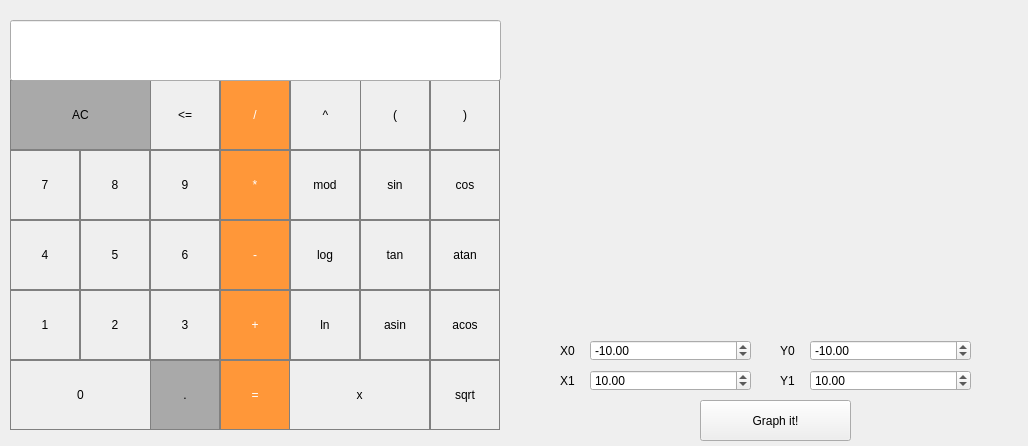
<?xml version="1.0" encoding="UTF-8"?>
<ui version="4.0">
 <class>MainWindow</class>
 <widget class="QMainWindow" name="MainWindow">
  <property name="geometry">
   <rect>
    <x>0</x>
    <y>0</y>
    <width>1028</width>
    <height>446</height>
   </rect>
  </property>
  <property name="windowTitle">
   <string>MainWindow</string>
  </property>
  <property name="autoFillBackground">
   <bool>false</bool>
  </property>
  <widget class="QWidget" name="centralwidget">
   <widget class="QPushButton" name="pushButton_AC">
    <property name="enabled">
     <bool>true</bool>
    </property>
    <property name="geometry">
     <rect>
      <x>10</x>
      <y>80</y>
      <width>141</width>
      <height>70</height>
     </rect>
    </property>
    <property name="styleSheet">
     <string notr="true">QPushButton {
  background-color: rgb(169, 169, 169);
  border: 1px solid gray;
}
QPushButton:pressed {
    background-color: qlineargradient(x1: 0, y1: 0, x2: 0, y2: 1,
                                      stop: 0 #BEBEBE, stop: 1 #D7D7D7);
}</string>
    </property>
    <property name="text">
     <string>AC</string>
    </property>
   </widget>
   <widget class="QPushButton" name="pushButton_pow">
    <property name="enabled">
     <bool>true</bool>
    </property>
    <property name="geometry">
     <rect>
      <x>290</x>
      <y>80</y>
      <width>71</width>
      <height>70</height>
     </rect>
    </property>
    <property name="styleSheet">
     <string notr="true">QPushButton {
   border: 1px solid gray;
}
QPushButton:pressed {
    background-color: qlineargradient(x1: 0, y1: 0, x2: 0, y2: 1,
                                      stop: 0 #dadbde, stop: 1 #f6f7fa);
}</string>
    </property>
    <property name="text">
     <string>^</string>
    </property>
   </widget>
   <widget class="QPushButton" name="pushButton_mod">
    <property name="enabled">
     <bool>true</bool>
    </property>
    <property name="geometry">
     <rect>
      <x>290</x>
      <y>150</y>
      <width>70</width>
      <height>70</height>
     </rect>
    </property>
    <property name="styleSheet">
     <string notr="true">QPushButton {
   border: 1px solid gray;
}
QPushButton:pressed {
    background-color: qlineargradient(x1: 0, y1: 0, x2: 0, y2: 1,
                                      stop: 0 #dadbde, stop: 1 #f6f7fa);
}</string>
    </property>
    <property name="text">
     <string>mod</string>
    </property>
   </widget>
   <widget class="QPushButton" name="pushButton_8">
    <property name="enabled">
     <bool>true</bool>
    </property>
    <property name="geometry">
     <rect>
      <x>80</x>
      <y>150</y>
      <width>70</width>
      <height>70</height>
     </rect>
    </property>
    <property name="styleSheet">
     <string notr="true">QPushButton {
   border: 1px solid gray;
}
QPushButton:pressed {
    background-color: qlineargradient(x1: 0, y1: 0, x2: 0, y2: 1,
                                      stop: 0 #dadbde, stop: 1 #f6f7fa);
}</string>
    </property>
    <property name="text">
     <string>8</string>
    </property>
   </widget>
   <widget class="QPushButton" name="pushButton_7">
    <property name="enabled">
     <bool>true</bool>
    </property>
    <property name="geometry">
     <rect>
      <x>10</x>
      <y>150</y>
      <width>70</width>
      <height>70</height>
     </rect>
    </property>
    <property name="styleSheet">
     <string notr="true">QPushButton {
   border: 1px solid gray;
}
QPushButton:pressed {
    background-color: qlineargradient(x1: 0, y1: 0, x2: 0, y2: 1,
                                      stop: 0 #dadbde, stop: 1 #f6f7fa);
}</string>
    </property>
    <property name="text">
     <string>7</string>
    </property>
   </widget>
   <widget class="QPushButton" name="pushButton_9">
    <property name="enabled">
     <bool>true</bool>
    </property>
    <property name="geometry">
     <rect>
      <x>150</x>
      <y>150</y>
      <width>70</width>
      <height>70</height>
     </rect>
    </property>
    <property name="styleSheet">
     <string notr="true">QPushButton {
   border: 1px solid gray;
}
QPushButton:pressed {
    background-color: qlineargradient(x1: 0, y1: 0, x2: 0, y2: 1,
                                      stop: 0 #dadbde, stop: 1 #f6f7fa);
}</string>
    </property>
    <property name="text">
     <string>9</string>
    </property>
   </widget>
   <widget class="QPushButton" name="pushButton_5">
    <property name="enabled">
     <bool>true</bool>
    </property>
    <property name="geometry">
     <rect>
      <x>80</x>
      <y>220</y>
      <width>70</width>
      <height>70</height>
     </rect>
    </property>
    <property name="styleSheet">
     <string notr="true">QPushButton {
   border: 1px solid gray;
}
QPushButton:pressed {
    background-color: qlineargradient(x1: 0, y1: 0, x2: 0, y2: 1,
                                      stop: 0 #dadbde, stop: 1 #f6f7fa);
}</string>
    </property>
    <property name="text">
     <string>5</string>
    </property>
   </widget>
   <widget class="QPushButton" name="pushButton_4">
    <property name="enabled">
     <bool>true</bool>
    </property>
    <property name="geometry">
     <rect>
      <x>10</x>
      <y>220</y>
      <width>70</width>
      <height>70</height>
     </rect>
    </property>
    <property name="styleSheet">
     <string notr="true">QPushButton {
   border: 1px solid gray;
}
QPushButton:pressed {
    background-color: qlineargradient(x1: 0, y1: 0, x2: 0, y2: 1,
                                      stop: 0 #dadbde, stop: 1 #f6f7fa);
}</string>
    </property>
    <property name="text">
     <string>4</string>
    </property>
   </widget>
   <widget class="QPushButton" name="pushButton_6">
    <property name="enabled">
     <bool>true</bool>
    </property>
    <property name="geometry">
     <rect>
      <x>150</x>
      <y>220</y>
      <width>70</width>
      <height>70</height>
     </rect>
    </property>
    <property name="styleSheet">
     <string notr="true">QPushButton {
   border: 1px solid gray;
}
QPushButton:pressed {
    background-color: qlineargradient(x1: 0, y1: 0, x2: 0, y2: 1,
                                      stop: 0 #dadbde, stop: 1 #f6f7fa);
}</string>
    </property>
    <property name="text">
     <string>6</string>
    </property>
   </widget>
   <widget class="QPushButton" name="pushButton_min">
    <property name="enabled">
     <bool>true</bool>
    </property>
    <property name="geometry">
     <rect>
      <x>220</x>
      <y>220</y>
      <width>70</width>
      <height>70</height>
     </rect>
    </property>
    <property name="styleSheet">
     <string notr="true">QPushButton {
  background-color: rgb(255, 151, 57);
  color: white; 
  border: 1px solid gray;
}

QPushButton:pressed {
    background-color: qlineargradient(x1: 0, y1: 0, x2: 0, y2: 1,
                                      stop: 0 #FF7832, stop: 1 #FF9739);
}</string>
    </property>
    <property name="text">
     <string>-</string>
    </property>
   </widget>
   <widget class="QPushButton" name="pushButton_mul">
    <property name="enabled">
     <bool>true</bool>
    </property>
    <property name="geometry">
     <rect>
      <x>220</x>
      <y>150</y>
      <width>70</width>
      <height>70</height>
     </rect>
    </property>
    <property name="styleSheet">
     <string notr="true">QPushButton {
  background-color: rgb(255, 151, 57);
  color: white; 
  border: 1px solid gray;
}

QPushButton:pressed {
    background-color: qlineargradient(x1: 0, y1: 0, x2: 0, y2: 1,
                                      stop: 0 #FF7832, stop: 1 #FF9739);
}</string>
    </property>
    <property name="text">
     <string>*</string>
    </property>
   </widget>
   <widget class="QPushButton" name="pushButton_div">
    <property name="enabled">
     <bool>true</bool>
    </property>
    <property name="geometry">
     <rect>
      <x>220</x>
      <y>80</y>
      <width>70</width>
      <height>70</height>
     </rect>
    </property>
    <property name="styleSheet">
     <string notr="true">QPushButton {
  background-color: rgb(255, 151, 57);
  color: white; 
  border: 1px solid gray;
}

QPushButton:pressed {
    background-color: qlineargradient(x1: 0, y1: 0, x2: 0, y2: 1,
                                      stop: 0 #FF7832, stop: 1 #FF9739);
}</string>
    </property>
    <property name="text">
     <string>/</string>
    </property>
   </widget>
   <widget class="QPushButton" name="pushButton_1">
    <property name="enabled">
     <bool>true</bool>
    </property>
    <property name="geometry">
     <rect>
      <x>10</x>
      <y>290</y>
      <width>70</width>
      <height>70</height>
     </rect>
    </property>
    <property name="styleSheet">
     <string notr="true">QPushButton {
   border: 1px solid gray;
}
QPushButton:pressed {
    background-color: qlineargradient(x1: 0, y1: 0, x2: 0, y2: 1,
                                      stop: 0 #dadbde, stop: 1 #f6f7fa);
}</string>
    </property>
    <property name="text">
     <string>1</string>
    </property>
   </widget>
   <widget class="QPushButton" name="pushButton_3">
    <property name="enabled">
     <bool>true</bool>
    </property>
    <property name="geometry">
     <rect>
      <x>150</x>
      <y>290</y>
      <width>70</width>
      <height>70</height>
     </rect>
    </property>
    <property name="styleSheet">
     <string notr="true">QPushButton {
   border: 1px solid gray;
}
QPushButton:pressed {
    background-color: qlineargradient(x1: 0, y1: 0, x2: 0, y2: 1,
                                      stop: 0 #dadbde, stop: 1 #f6f7fa);
}</string>
    </property>
    <property name="text">
     <string>3</string>
    </property>
   </widget>
   <widget class="QPushButton" name="pushButton_2">
    <property name="enabled">
     <bool>true</bool>
    </property>
    <property name="geometry">
     <rect>
      <x>80</x>
      <y>290</y>
      <width>70</width>
      <height>70</height>
     </rect>
    </property>
    <property name="styleSheet">
     <string notr="true">QPushButton {
   border: 1px solid gray;
}
QPushButton:pressed {
    background-color: qlineargradient(x1: 0, y1: 0, x2: 0, y2: 1,
                                      stop: 0 #dadbde, stop: 1 #f6f7fa);
}</string>
    </property>
    <property name="text">
     <string>2</string>
    </property>
   </widget>
   <widget class="QPushButton" name="pushButton_plus">
    <property name="enabled">
     <bool>true</bool>
    </property>
    <property name="geometry">
     <rect>
      <x>220</x>
      <y>290</y>
      <width>70</width>
      <height>70</height>
     </rect>
    </property>
    <property name="styleSheet">
     <string notr="true">QPushButton {
  background-color: rgb(255, 151, 57);
  color: white; 
  border: 1px solid gray;
}

QPushButton:pressed {
    background-color: qlineargradient(x1: 0, y1: 0, x2: 0, y2: 1,
                                      stop: 0 #FF7832, stop: 1 #FF9739);
}</string>
    </property>
    <property name="text">
     <string>+</string>
    </property>
   </widget>
   <widget class="QPushButton" name="pushButton_0">
    <property name="enabled">
     <bool>true</bool>
    </property>
    <property name="geometry">
     <rect>
      <x>10</x>
      <y>360</y>
      <width>141</width>
      <height>70</height>
     </rect>
    </property>
    <property name="styleSheet">
     <string notr="true">QPushButton {
   border: 1px solid gray;
}
QPushButton:pressed {
    background-color: qlineargradient(x1: 0, y1: 0, x2: 0, y2: 1,
                                      stop: 0 #dadbde, stop: 1 #f6f7fa);
}</string>
    </property>
    <property name="text">
     <string>0</string>
    </property>
   </widget>
   <widget class="QPushButton" name="pushButton_eq">
    <property name="enabled">
     <bool>true</bool>
    </property>
    <property name="geometry">
     <rect>
      <x>220</x>
      <y>360</y>
      <width>70</width>
      <height>70</height>
     </rect>
    </property>
    <property name="styleSheet">
     <string notr="true">QPushButton {
  background-color: rgb(255, 151, 57);
  color: white; 
  border: 1px solid gray;
}

QPushButton:pressed {
    background-color: qlineargradient(x1: 0, y1: 0, x2: 0, y2: 1,
                                      stop: 0 #FF7832, stop: 1 #FF9739);
}</string>
    </property>
    <property name="text">
     <string>=</string>
    </property>
   </widget>
   <widget class="QPushButton" name="pushButton_dot">
    <property name="enabled">
     <bool>true</bool>
    </property>
    <property name="geometry">
     <rect>
      <x>150</x>
      <y>360</y>
      <width>70</width>
      <height>70</height>
     </rect>
    </property>
    <property name="styleSheet">
     <string notr="true">QPushButton {
  background-color: rgb(169, 169, 169) ;
  border: 1px solid gray;
}
QPushButton:pressed {
    background-color: qlineargradient(x1: 0, y1: 0, x2: 0, y2: 1,
                                      stop: 0 #BEBEBE, stop: 1 #D7D7D7);
}</string>
    </property>
    <property name="text">
     <string>.</string>
    </property>
   </widget>
   <widget class="QPushButton" name="pushButton_sin">
    <property name="enabled">
     <bool>true</bool>
    </property>
    <property name="geometry">
     <rect>
      <x>360</x>
      <y>150</y>
      <width>70</width>
      <height>70</height>
     </rect>
    </property>
    <property name="styleSheet">
     <string notr="true">QPushButton {
   border: 1px solid gray;
}
QPushButton:pressed {
    background-color: qlineargradient(x1: 0, y1: 0, x2: 0, y2: 1,
                                      stop: 0 #dadbde, stop: 1 #f6f7fa);
}</string>
    </property>
    <property name="text">
     <string>sin</string>
    </property>
   </widget>
   <widget class="QPushButton" name="pushButton_cos">
    <property name="enabled">
     <bool>true</bool>
    </property>
    <property name="geometry">
     <rect>
      <x>430</x>
      <y>150</y>
      <width>70</width>
      <height>70</height>
     </rect>
    </property>
    <property name="styleSheet">
     <string notr="true">QPushButton {
   border: 1px solid gray;
}
QPushButton:pressed {
    background-color: qlineargradient(x1: 0, y1: 0, x2: 0, y2: 1,
                                      stop: 0 #dadbde, stop: 1 #f6f7fa);
}</string>
    </property>
    <property name="text">
     <string>cos</string>
    </property>
   </widget>
   <widget class="QPushButton" name="pushButton_tan">
    <property name="enabled">
     <bool>true</bool>
    </property>
    <property name="geometry">
     <rect>
      <x>360</x>
      <y>220</y>
      <width>70</width>
      <height>70</height>
     </rect>
    </property>
    <property name="styleSheet">
     <string notr="true">QPushButton {
   border: 1px solid gray;
}
QPushButton:pressed {
    background-color: qlineargradient(x1: 0, y1: 0, x2: 0, y2: 1,
                                      stop: 0 #dadbde, stop: 1 #f6f7fa);
}</string>
    </property>
    <property name="text">
     <string>tan</string>
    </property>
   </widget>
   <widget class="QPushButton" name="pushButton_asin">
    <property name="enabled">
     <bool>true</bool>
    </property>
    <property name="geometry">
     <rect>
      <x>360</x>
      <y>290</y>
      <width>70</width>
      <height>70</height>
     </rect>
    </property>
    <property name="styleSheet">
     <string notr="true">QPushButton {
   border: 1px solid gray;
}
QPushButton:pressed {
    background-color: qlineargradient(x1: 0, y1: 0, x2: 0, y2: 1,
                                      stop: 0 #dadbde, stop: 1 #f6f7fa);
}</string>
    </property>
    <property name="text">
     <string>asin</string>
    </property>
   </widget>
   <widget class="QPushButton" name="pushButton_atan">
    <property name="enabled">
     <bool>true</bool>
    </property>
    <property name="geometry">
     <rect>
      <x>430</x>
      <y>220</y>
      <width>70</width>
      <height>70</height>
     </rect>
    </property>
    <property name="styleSheet">
     <string notr="true">QPushButton {
   border: 1px solid gray;
}
QPushButton:pressed {
    background-color: qlineargradient(x1: 0, y1: 0, x2: 0, y2: 1,
                                      stop: 0 #dadbde, stop: 1 #f6f7fa);
}</string>
    </property>
    <property name="text">
     <string>atan</string>
    </property>
   </widget>
   <widget class="QPushButton" name="pushButton_acos">
    <property name="enabled">
     <bool>true</bool>
    </property>
    <property name="geometry">
     <rect>
      <x>430</x>
      <y>290</y>
      <width>70</width>
      <height>70</height>
     </rect>
    </property>
    <property name="styleSheet">
     <string notr="true">QPushButton {
   border: 1px solid gray;
}
QPushButton:pressed {
    background-color: qlineargradient(x1: 0, y1: 0, x2: 0, y2: 1,
                                      stop: 0 #dadbde, stop: 1 #f6f7fa);
}</string>
    </property>
    <property name="text">
     <string>acos</string>
    </property>
   </widget>
   <widget class="QPushButton" name="pushButton_sqrt">
    <property name="enabled">
     <bool>true</bool>
    </property>
    <property name="geometry">
     <rect>
      <x>430</x>
      <y>360</y>
      <width>70</width>
      <height>70</height>
     </rect>
    </property>
    <property name="styleSheet">
     <string notr="true">QPushButton {
   border: 1px solid gray;
}
QPushButton:pressed {
    background-color: qlineargradient(x1: 0, y1: 0, x2: 0, y2: 1,
                                      stop: 0 #dadbde, stop: 1 #f6f7fa);
}</string>
    </property>
    <property name="text">
     <string>sqrt</string>
    </property>
   </widget>
   <widget class="QPushButton" name="pushButton_ln">
    <property name="enabled">
     <bool>true</bool>
    </property>
    <property name="geometry">
     <rect>
      <x>290</x>
      <y>290</y>
      <width>70</width>
      <height>70</height>
     </rect>
    </property>
    <property name="styleSheet">
     <string notr="true">QPushButton {
   border: 1px solid gray;
}
QPushButton:pressed {
    background-color: qlineargradient(x1: 0, y1: 0, x2: 0, y2: 1,
                                      stop: 0 #dadbde, stop: 1 #f6f7fa);
}</string>
    </property>
    <property name="text">
     <string>ln</string>
    </property>
   </widget>
   <widget class="QPushButton" name="pushButton_log">
    <property name="enabled">
     <bool>true</bool>
    </property>
    <property name="geometry">
     <rect>
      <x>290</x>
      <y>220</y>
      <width>70</width>
      <height>70</height>
     </rect>
    </property>
    <property name="styleSheet">
     <string notr="true">QPushButton {
   border: 1px solid gray;
}
QPushButton:pressed {
    background-color: qlineargradient(x1: 0, y1: 0, x2: 0, y2: 1,
                                      stop: 0 #dadbde, stop: 1 #f6f7fa);
}</string>
    </property>
    <property name="text">
     <string>log</string>
    </property>
   </widget>
   <widget class="QPushButton" name="pushButton_brl">
    <property name="enabled">
     <bool>true</bool>
    </property>
    <property name="geometry">
     <rect>
      <x>360</x>
      <y>80</y>
      <width>70</width>
      <height>70</height>
     </rect>
    </property>
    <property name="styleSheet">
     <string notr="true">QPushButton {
   border: 1px solid gray;
}
QPushButton:pressed {
    background-color: qlineargradient(x1: 0, y1: 0, x2: 0, y2: 1,
                                      stop: 0 #dadbde, stop: 1 #f6f7fa);
}</string>
    </property>
    <property name="text">
     <string>(</string>
    </property>
   </widget>
   <widget class="QPushButton" name="pushButton_brr">
    <property name="enabled">
     <bool>true</bool>
    </property>
    <property name="geometry">
     <rect>
      <x>430</x>
      <y>80</y>
      <width>70</width>
      <height>70</height>
     </rect>
    </property>
    <property name="styleSheet">
     <string notr="true">QPushButton {
   border: 1px solid gray;
}
QPushButton:pressed {
    background-color: qlineargradient(x1: 0, y1: 0, x2: 0, y2: 1,
                                      stop: 0 #dadbde, stop: 1 #f6f7fa);
}</string>
    </property>
    <property name="text">
     <string>)</string>
    </property>
   </widget>
   <widget class="QPushButton" name="pushButton_x">
    <property name="enabled">
     <bool>true</bool>
    </property>
    <property name="geometry">
     <rect>
      <x>289</x>
      <y>360</y>
      <width>141</width>
      <height>70</height>
     </rect>
    </property>
    <property name="styleSheet">
     <string notr="true">QPushButton {
   border: 1px solid gray;
}
QPushButton:pressed {
    background-color: qlineargradient(x1: 0, y1: 0, x2: 0, y2: 1,
                                      stop: 0 #dadbde, stop: 1 #f6f7fa);
}</string>
    </property>
    <property name="text">
     <string>x</string>
    </property>
   </widget>
   <widget class="QPushButton" name="pushButton_back">
    <property name="enabled">
     <bool>true</bool>
    </property>
    <property name="geometry">
     <rect>
      <x>150</x>
      <y>80</y>
      <width>70</width>
      <height>70</height>
     </rect>
    </property>
    <property name="styleSheet">
     <string notr="true">QPushButton {
   border: 1px solid gray;
}
QPushButton:pressed {
    background-color: qlineargradient(x1: 0, y1: 0, x2: 0, y2: 1,
                                      stop: 0 #dadbde, stop: 1 #f6f7fa);
}</string>
    </property>
    <property name="text">
     <string>&lt;=</string>
    </property>
   </widget>
   <widget class="QLineEdit" name="lineEdit">
    <property name="geometry">
     <rect>
      <x>10</x>
      <y>20</y>
      <width>491</width>
      <height>61</height>
     </rect>
    </property>
    <property name="font">
     <font>
      <pointsize>24</pointsize>
     </font>
    </property>
    <property name="layoutDirection">
     <enum>Qt::RightToLeft</enum>
    </property>
    <property name="autoFillBackground">
     <bool>false</bool>
    </property>
   </widget>
   <widget class="QCustomPlot" name="qcustomplot" native="true">
    <property name="geometry">
     <rect>
      <x>510</x>
      <y>20</y>
      <width>501</width>
      <height>301</height>
     </rect>
    </property>
    <property name="font">
     <font>
      <pointsize>24</pointsize>
      <bold>false</bold>
     </font>
    </property>
    <property name="mouseTracking">
     <bool>false</bool>
    </property>
    <property name="layoutDirection">
     <enum>Qt::RightToLeft</enum>
    </property>
   </widget>
   <widget class="QPushButton" name="pushButton_graph">
    <property name="geometry">
     <rect>
      <x>700</x>
      <y>400</y>
      <width>151</width>
      <height>41</height>
     </rect>
    </property>
    <property name="text">
     <string>Graph it!</string>
    </property>
   </widget>
   <widget class="QDoubleSpinBox" name="spin_X0">
    <property name="geometry">
     <rect>
      <x>590</x>
      <y>340</y>
      <width>161</width>
      <height>21</height>
     </rect>
    </property>
    <property name="minimum">
     <double>-1000000.000000000000000</double>
    </property>
    <property name="maximum">
     <double>1000000.000000000000000</double>
    </property>
    <property name="value">
     <double>-10.000000000000000</double>
    </property>
   </widget>
   <widget class="QLabel" name="label">
    <property name="geometry">
     <rect>
      <x>560</x>
      <y>340</y>
      <width>31</width>
      <height>21</height>
     </rect>
    </property>
    <property name="text">
     <string>X0</string>
    </property>
   </widget>
   <widget class="QLabel" name="label_2">
    <property name="geometry">
     <rect>
      <x>560</x>
      <y>370</y>
      <width>31</width>
      <height>21</height>
     </rect>
    </property>
    <property name="text">
     <string>X1</string>
    </property>
   </widget>
   <widget class="QLabel" name="label_3">
    <property name="geometry">
     <rect>
      <x>780</x>
      <y>340</y>
      <width>31</width>
      <height>21</height>
     </rect>
    </property>
    <property name="text">
     <string>Y0</string>
    </property>
   </widget>
   <widget class="QLabel" name="label_4">
    <property name="geometry">
     <rect>
      <x>780</x>
      <y>370</y>
      <width>31</width>
      <height>21</height>
     </rect>
    </property>
    <property name="text">
     <string>Y1</string>
    </property>
   </widget>
   <widget class="QDoubleSpinBox" name="spin_Y0">
    <property name="geometry">
     <rect>
      <x>810</x>
      <y>340</y>
      <width>161</width>
      <height>21</height>
     </rect>
    </property>
    <property name="minimum">
     <double>-1000000.000000000000000</double>
    </property>
    <property name="maximum">
     <double>1000000.000000000000000</double>
    </property>
    <property name="value">
     <double>-10.000000000000000</double>
    </property>
   </widget>
   <widget class="QDoubleSpinBox" name="spin_X1">
    <property name="geometry">
     <rect>
      <x>590</x>
      <y>370</y>
      <width>161</width>
      <height>21</height>
     </rect>
    </property>
    <property name="minimum">
     <double>-1000000.000000000000000</double>
    </property>
    <property name="maximum">
     <double>1000000.000000000000000</double>
    </property>
    <property name="value">
     <double>10.000000000000000</double>
    </property>
   </widget>
   <widget class="QDoubleSpinBox" name="spin_Y1">
    <property name="geometry">
     <rect>
      <x>810</x>
      <y>370</y>
      <width>161</width>
      <height>21</height>
     </rect>
    </property>
    <property name="minimum">
     <double>-1000000.000000000000000</double>
    </property>
    <property name="maximum">
     <double>1000000.000000000000000</double>
    </property>
    <property name="value">
     <double>10.000000000000000</double>
    </property>
   </widget>
  </widget>
 </widget>
 <customwidgets>
  <customwidget>
   <class>QCustomPlot</class>
   <extends>QWidget</extends>
   <header>qcustomplot.h</header>
   <container>1</container>
  </customwidget>
 </customwidgets>
 <resources/>
 <connections/>
</ui>
